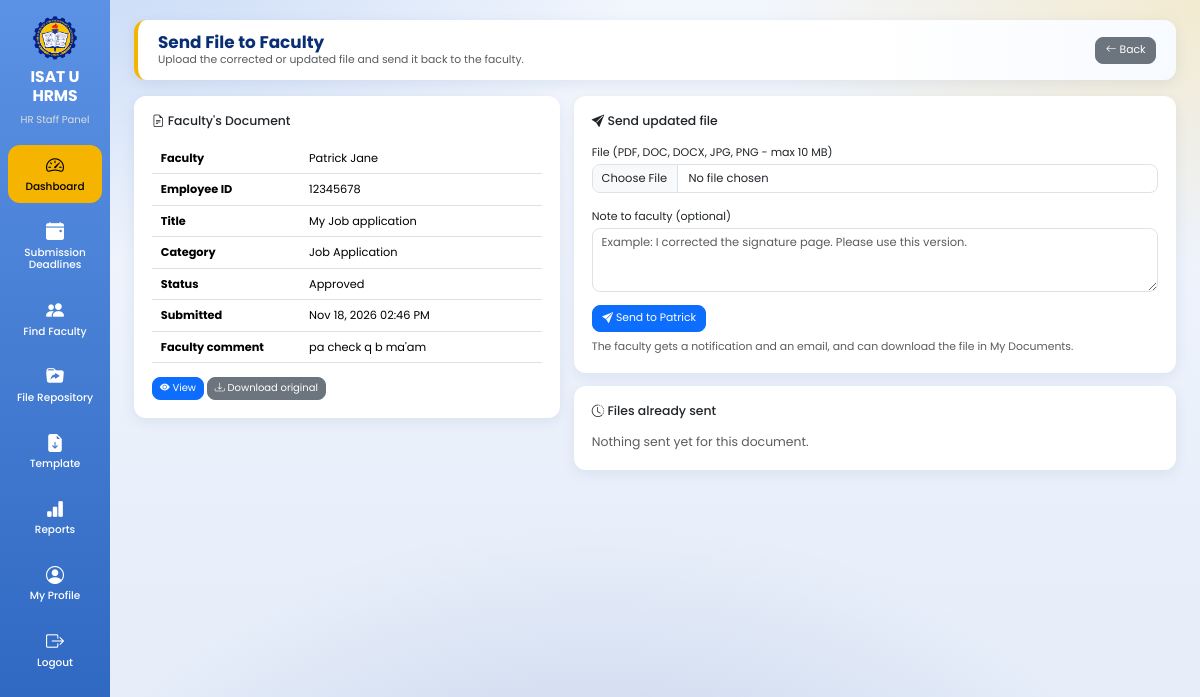
Page /hr_staff/send_file.php?id=30 (signed in) on the committed database.
### tables this page shows
CREATE TABLE `documents` (
  `document_id` int(11) NOT NULL AUTO_INCREMENT,
  `user_id` int(11) NOT NULL,
  `category_id` int(11) NOT NULL,
  `deadline_id` int(11) DEFAULT NULL,
  `document_title` varchar(255) NOT NULL,
  `faculty_comment` text DEFAULT NULL,
  `file_name` varchar(255) NOT NULL,
  `file_path` varchar(500) NOT NULL,
  `file_size` int(11) DEFAULT NULL,
  `remarks` text DEFAULT NULL,
  `status` varchar(50) DEFAULT 'Pending',
  `is_archived` tinyint(1) NOT NULL DEFAULT 0,
  `submitted_at` timestamp NOT NULL DEFAULT current_timestamp(),
  `hr_remarks` text DEFAULT NULL,
  PRIMARY KEY (`document_id`)
);

CREATE TABLE `users` (
  `user_id` int(11) NOT NULL AUTO_INCREMENT,
  `employee_id` varchar(50) DEFAULT NULL,
  `first_name` varchar(100) NOT NULL,
  `middle_name` varchar(100) DEFAULT NULL,
  `last_name` varchar(100) NOT NULL,
  `email` varchar(150) NOT NULL,
  `password` varchar(255) NOT NULL,
  `role` varchar(20) NOT NULL,
  `department` varchar(150) DEFAULT NULL,
  `position_title` varchar(150) DEFAULT NULL,
  `profile_picture` varchar(255) DEFAULT NULL,
  `reset_token` varchar(255) DEFAULT NULL,
  `reset_token_expiry` datetime DEFAULT NULL,
  `status` varchar(20) DEFAULT 'active',
  `created_at` timestamp NOT NULL DEFAULT current_timestamp(),
  PRIMARY KEY (`user_id`)
);

CREATE TABLE `document_categories` (
  `category_id` int(11) NOT NULL AUTO_INCREMENT,
  `category_name` varchar(255) NOT NULL,
  PRIMARY KEY (`category_id`)
);

### hr_staff/send_file.php (the view, shortened to what this page needs)
<?php
include "../db.php";
$doc_id = (int)($_GET['id'] ?? 0);
$stmt = mysqli_prepare($conn, "
    SELECT d.*, u.first_name, u.last_name, u.email, u.employee_id, c.category_name
    FROM documents d
    JOIN users u ON u.user_id = d.user_id
    LEFT JOIN document_categories c ON c.category_id = d.category_id
    WHERE d.document_id = ?
");
mysqli_stmt_bind_param($stmt, "i", $doc_id);
mysqli_stmt_execute($stmt);
$doc = mysqli_fetch_assoc(mysqli_stmt_get_result($stmt));
$tableReady = false;
$chk = mysqli_query($conn, "SHOW TABLES LIKE 'hr_returned_files'");
if($chk && mysqli_num_rows($chk) > 0) { $tableReady = true; }
$history = [];
$origName = preg_replace('/^\d+_/', '', $doc['file_name']);
?>
<!DOCTYPE html>
<html lang="en">
<head>
<link href="https://cdn.jsdelivr.net/npm/bootstrap@5.3.3/dist/css/bootstrap.min.css" rel="stylesheet">
<link href="https://cdn.jsdelivr.net/npm/bootstrap-icons@1.11.3/font/bootstrap-icons.css" rel="stylesheet">
<link rel="stylesheet" href="../assets/ui.css">
</head>
<body>
<div class="sidebar">
    <a href="dashboard.php" title="Go to Dashboard" style="padding:0;margin:0 auto 4px;background:none;display:block;width:fit-content;text-decoration:none;"><img src="../images/isatu_logo.png"></a>
    <h3>ISAT U HRMS</h3>
    <p>HR Staff Panel</p>
    <a href="dashboard.php" class="active"><i class="bi bi-speedometer2"></i> Dashboard</a>
    <a href="deadlines.php"><i class="bi bi-calendar-event-fill"></i> Submission Deadlines</a>
    <a href="find_faculty.php"><i class="bi bi-people-fill"></i> Find Faculty</a>
    <a href="repository.php"><i class="bi bi-folder-symlink-fill"></i> File Repository</a>
<a href="templates.php"><i class="bi bi-file-earmark-arrow-down-fill"></i> Template</a>
    <a href="reports.php"><i class="bi bi-bar-chart-fill"></i> Reports</a>
    <a href="profile.php"><i class="bi bi-person-circle"></i> My Profile</a>
    <a href="../logout.php" onclick="return confirm('Are you sure you want to log out?')"><i class="bi bi-box-arrow-right"></i> Logout</a>
</div>
<div class="main">
<div class="topbar d-flex justify-content-between align-items-center">
    <div>
        <h2>Send File to Faculty</h2>
        <p class="text-muted mb-0">Upload the corrected or updated file and send it back to the faculty.</p>
    </div>
    <a href="dashboard.php" class="btn btn-secondary"><i class="bi bi-arrow-left"></i> Back</a>
</div>
<div class="row g-3">
<div class="col-lg-5">
    <div class="box">
        <h5 class="mb-3"><i class="bi bi-file-earmark-text"></i> Faculty's Document</h5>
        <table class="table table-sm mb-3">
            <tr><th style="width:38%">Faculty</th><td><?php echo htmlspecialchars($doc['first_name'].' '.$doc['last_name']); ?></td></tr>
            <tr><th>Employee ID</th><td><?php echo htmlspecialchars($doc['employee_id'] ?: '-'); ?></td></tr>
            <tr><th>Title</th><td><?php echo htmlspecialchars($doc['document_title']); ?></td></tr>
            <tr><th>Category</th><td><?php echo htmlspecialchars($doc['category_name'] ?? '-'); ?></td></tr>
            <tr><th>Status</th><td><?php echo htmlspecialchars($doc['status']); ?></td></tr>
            <tr><th>Submitted</th><td><?php echo date("M d, Y h:i A", strtotime($doc['submitted_at'])); ?></td></tr>
            <tr><th>Faculty comment</th><td><?php echo $doc['faculty_comment'] ? nl2br(htmlspecialchars($doc['faculty_comment'])) : '<span class="text-muted">None</span>'; ?></td></tr>
        </table>
        <a href="<?php echo htmlspecialchars($doc['file_path']); ?>" target="_blank" class="btn btn-primary btn-sm"><i class="bi bi-eye-fill"></i> View</a>
        <a href="<?php echo htmlspecialchars($doc['file_path']); ?>" download="<?php echo htmlspecialchars($origName); ?>" class="btn btn-secondary btn-sm"><i class="bi bi-download"></i> Download original</a>
    </div>
</div>
<div class="col-lg-7">
    <div class="box mb-3">
        <h5 class="mb-3"><i class="bi bi-send-fill"></i> Send updated file</h5>
        <form method="POST" enctype="multipart/form-data">
            <div class="mb-3">
                <label class="form-label">File (PDF, DOC, DOCX, JPG, PNG - max 10 MB)</label>
                <input type="file" name="file" class="form-control" accept=".pdf,.doc,.docx,.jpg,.jpeg,.png" required <?php echo $tableReady ? '' : 'disabled'; ?>>
            </div>
            <div class="mb-3">
                <label class="form-label">Note to faculty (optional)</label>
                <textarea name="note" rows="3" class="form-control" placeholder="Example: I corrected the signature page. Please use this version." <?php echo $tableReady ? '' : 'disabled'; ?>></textarea>
            </div>
            <button type="submit" class="btn btn-primary" <?php echo $tableReady ? '' : 'disabled'; ?>>
                <i class="bi bi-send-fill"></i> Send to <?php echo htmlspecialchars($doc['first_name']); ?>
            </button>
            <div class="form-text mt-2">The faculty gets a notification and an email, and can download the file in My Documents.</div>
        </form>
    </div>
    <div class="box">
        <h5 class="mb-3"><i class="bi bi-clock-history"></i> Files already sent</h5>
        <?php if(!$history): ?>
            <p class="text-muted mb-0">Nothing sent yet for this document.</p>
        <?php endif; ?>
    </div>
</div>
</div>
</div>
</body>
</html>

### assets/ui.css (style rules this page uses)
html { font-size:13.5px !important; }
body { font-size:.92rem; background: radial-gradient(900px 500px at 8% -5%, rgba(91,146,229,.28), transparent 60%), radial-gradient(800px 480px at 100% 0%, rgba(245,180,0,.18), transparent 55%), radial-gradient(900px 600px at 50% 110%, rgba(18,60,146,.16), transparent 60%), linear-gradient(180deg,#f2f6fd 0%,#e4ecf9 100%) !important; background-attachment:fixed !important; }
h2 { font-size:1.3rem !important; }
h3 { font-size:1.15rem !important; }
h5 { font-size:.92rem !important; }
.topbar h2,.page-header h2,.page-header h3 { font-size:1.25rem !important; }
.topbar p { font-size:.8rem !important; }
.main { padding:20px 24px !important; }
.topbar { padding:12px 20px !important;border-radius:12px !important;margin-bottom:16px !important; box-shadow:0 4px 14px rgba(10,46,115,.08) !important; border-left:4px solid #F5B400; background:linear-gradient(90deg,#fff 70%,#f7faff) !important; }
.table { font-size:.84rem;margin-bottom:0; }
.table>:not(caption)>*>* { padding:.5rem .65rem !important; }
.btn { font-size:.8rem;padding:.32rem .7rem;border-radius:8px; }
.btn-sm { font-size:.74rem !important;padding:.22rem .5rem !important; }
.form-control,.form-select { font-size:.85rem;padding:.38rem .65rem;border-radius:8px; }
.form-label { font-size:.82rem;margin-bottom:.25rem; }

### hr_staff/send_file.php (style rules this page uses)
* { font-family:'Poppins',sans-serif; }
body { background:#eef3fb; }
.sidebar { position:fixed;top:0;left:0;width:110px;height:100vh;background:linear-gradient(180deg,#5b92e5,#2a63bd);padding:16px 8px;overflow-y:auto;overflow-x:hidden;z-index:999; }
.sidebar img { width:44px;display:block;margin:auto; }
.sidebar h3 { color:#fff;text-align:center;margin-top:8px;font-weight:700;font-size:12px;line-height:1.2; }
.sidebar p { color:#ddd;text-align:center;margin-bottom:18px;font-size:10px; }
.sidebar a { display:flex;flex-direction:column;align-items:center;justify-content:center;gap:4px;padding:10px 4px;margin-bottom:8px;text-decoration:none;color:#fff;border-radius:12px;transition:.3s;font-weight:500;font-size:10.5px;line-height:1.2;text-align:center; }
.sidebar a i { font-size:18px; }
.sidebar a:hover,.sidebar a.active { background:#F5B400;color:#000; }
.main { margin-left:110px;padding:20px 24px; }
.topbar { background:#fff;padding:12px 20px;border-radius:12px;box-shadow:0 4px 14px rgba(10,46,115,.08);margin-bottom:16px; }
.topbar h2 { margin:0;font-weight:700;color:#0A2E73; }
.box { background:#fff;border-radius:12px;padding:18px;box-shadow:0 4px 14px rgba(10,46,115,.08); }

### rows in the picture
documents: user.last_name "Patrick Jane", user.employee_id "12345678", document_title "My Job application", category.category_name "Job Application", status "Approved", submitted_at "Nov 18, 2026 02:46 PM", faculty_comment "pa check q b ma'am", user.first_name "Patrick"
